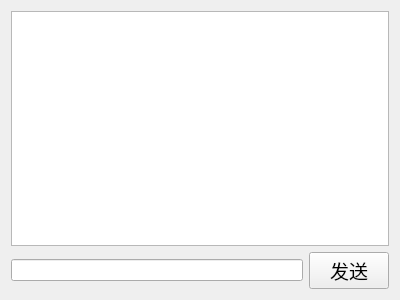
<?xml version="1.0" encoding="UTF-8"?>
<ui version="4.0">
 <class>PrivateChat</class>
 <widget class="QWidget" name="PrivateChat">
  <property name="geometry">
   <rect>
    <x>0</x>
    <y>0</y>
    <width>400</width>
    <height>300</height>
   </rect>
  </property>
  <property name="windowTitle">
   <string>Form</string>
  </property>
  <layout class="QVBoxLayout" name="verticalLayout_2">
   <item>
    <layout class="QVBoxLayout" name="verticalLayout">
     <item>
      <widget class="QTextEdit" name="showMsg_te"/>
     </item>
     <item>
      <layout class="QHBoxLayout" name="horizontalLayout">
       <item>
        <widget class="QLineEdit" name="inputMsg_le"/>
       </item>
       <item>
        <widget class="QPushButton" name="sendMsg_pb">
         <property name="font">
          <font>
           <family>Agency FB</family>
           <pointsize>14</pointsize>
          </font>
         </property>
         <property name="text">
          <string>发送</string>
         </property>
        </widget>
       </item>
      </layout>
     </item>
    </layout>
   </item>
  </layout>
 </widget>
 <resources/>
 <connections/>
</ui>
